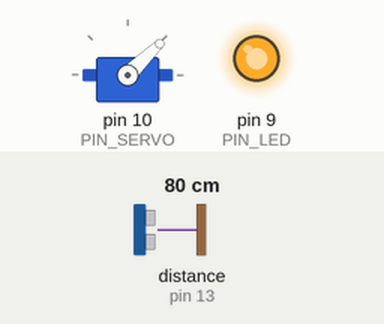
A sketch run on a simulated Arduino Uno, built with avr-gcc and run on an emulated ATmega328P. On the bench: servo, output pins drawn as LEDs (lit = HIGH). Wiring (inferred from the names in the program): ultrasonic range finder: trigger pin 12; echo pin 13. The inputs (shaded band) are chosen by the test bench; at power-on: distance to the obstacle (sensor on pin 13) 80 cm. The echo pulse lasts 58.3 µs per cm; pins used as bus, display or sensor lines are not drawn; what the sketch prints to the serial monitor is not drawn.

Above: at 0.1 s.
Timing chart, 0 to 1.6 s (numbered marks = the images above):
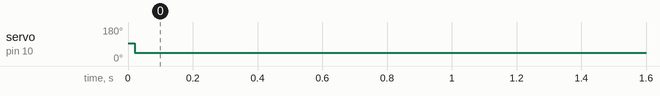

Measured:
- by itself, servo on pin 10 (PIN_SERVO): 93° → 44° at 0.02 s

The sketch:

13_example_2.ino
```cpp
#include <Servo.h>

// Arduino pin assignment
#define PIN_LED 9
#define PIN_TRIG  12  // sonar sensor TRIGGER
#define PIN_ECHO  13  // sonar sensor ECHO
#define PIN_SERVO 10

// configurable parameters for sonar
#define SND_VEL 346.0     // sound velocity at 24 celsius degree (unit: m/sec)
#define PULSE_DURATION 10 // ultra-sound Pulse Duration (unit: usec)
#define _DIST_MIN 100.0   // minimum distance to be measured (unit: mm)
#define _DIST_MAX 300.0   // maximum distance to be measured (unit: mm)

// Target Distance
#define _TARGET_LOW  180.0
#define _TARGET_HIGH 220.0

#define _DUTY_MIN 1000 // servo full clock-wise position (0 degree)
#define _DUTY_NEU 1500 // servo neutral position (90 degree)
#define _DUTY_MAX 2000 // servo full counter-clockwise position (180 degree)

#define _INTERVAL_DIST    100 // USS interval (unit: msec)
#define _INTERVAL_SERVO   20 // servo interval (unit: msec)
#define _INTERVAL_SERIAL  54700 // serial interval (unit: msec)

#define TIMEOUT ((_INTERVAL_DIST / 2) * 1000.0) // maximum echo waiting time (unit: usec)
#define SCALE (0.001 * 0.5 * SND_VEL) // coefficent to convert duration to distance

// global variables

Servo myservo;

unsigned long last_sampling_time_dist;   // unit: msec
unsigned long last_sampling_time_servo;  // unit: msec
unsigned long last_sampling_time_serial; // unit: msec

bool event_dist = false;
bool event_servo = false;
bool event_serial = false; // event triggered?

float  dist_prev = _DIST_MIN;   // Sonar range filter

void setup() {
  // initialize GPIO pins
  pinMode(PIN_LED,OUTPUT);
  pinMode(PIN_TRIG,OUTPUT);
  digitalWrite(PIN_TRIG, LOW);
  pinMode(PIN_ECHO,INPUT);

  digitalWrite(PIN_LED, 1);

  myservo.attach(PIN_SERVO);
  myservo.writeMicroseconds(_DUTY_NEU);

  // initialize serial port
  Serial.begin(57600);
}

void loop() {
  float  dist_raw;
  unsigned long time_curr = millis();

  // wait until next event time
  if (time_curr >= (last_sampling_time_dist + _INTERVAL_DIST)) {
    last_sampling_time_dist += _INTERVAL_DIST;
    event_dist = true;
  }
  if (time_curr >= (last_sampling_time_servo + _INTERVAL_SERVO)) {
    last_sampling_time_servo += _INTERVAL_SERVO;
    event_servo = true;
  }
  if (time_curr >= (last_sampling_time_serial + _INTERVAL_SERIAL)) {
    last_sampling_time_serial += _INTERVAL_SERIAL;
    event_serial = true;
  }

  if (event_dist) {
    event_dist = false;
    // get a distance reading from the USS
    dist_raw = USS_measure(PIN_TRIG, PIN_ECHO);
    // Apply range filter
    if ((dist_raw < _DIST_MIN) || (dist_raw > _DIST_MAX))
        dist_raw = dist_prev;
    else
        dist_prev = dist_raw;
  }

  if (event_servo) {
    event_servo = false;
    // adjust servo position according to the USS read value
    if (dist_raw < _TARGET_LOW) {
      myservo.writeMicroseconds(_DUTY_MIN);
      digitalWrite(PIN_LED, 1);
    } else if (dist_raw > _TARGET_HIGH) {
      myservo.writeMicroseconds(_DUTY_MAX);
      digitalWrite(PIN_LED, 1);
    } else {
      myservo.writeMicroseconds(_DUTY_NEU);
      digitalWrite(PIN_LED, 0);
    }
  }

  if (event_serial) {
    event_serial = false;
    // output the read values to the serial port
    Serial.print("Min:");    Serial.print(_DIST_MIN);
    Serial.print(",Low:");   Serial.print(_TARGET_LOW);
    Serial.print(",raw:");   Serial.print(dist_raw);
    Serial.print(",servo:"); Serial.print(myservo.read());
    Serial.print(",High:");  Serial.print(_TARGET_HIGH);
    Serial.print(",Max:");   Serial.print(_DIST_MAX);
    Serial.println("");
  }
}

// get a distance reading from USS. return value is in millimeter.
float USS_measure(int TRIG, int ECHO)
{
  digitalWrite(TRIG, HIGH);
  delayMicroseconds(PULSE_DURATION);
  digitalWrite(TRIG, LOW);

  return pulseIn(ECHO, HIGH, TIMEOUT) * SCALE; // unit: mm
}
```
